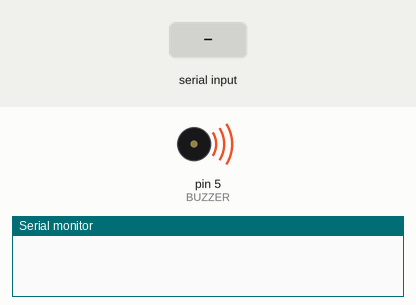
Simulated run of this sketch. Board: Arduino Uno, built with avr-gcc and run on an emulated ATmega328P. Shown: buzzer (waves = sounding), the last lines printed to the serial monitor. Inputs (shaded band) come from the test bench.

Above: at 2.9 s.
3.0 s: "d" received over Serial
At 3.5 s:
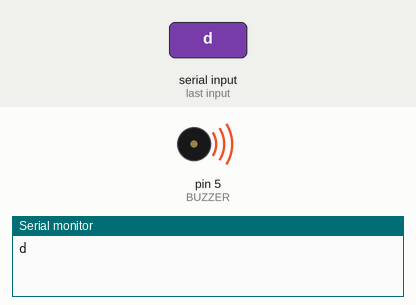
4.5 s: "e" received over Serial
At 5.5 s:
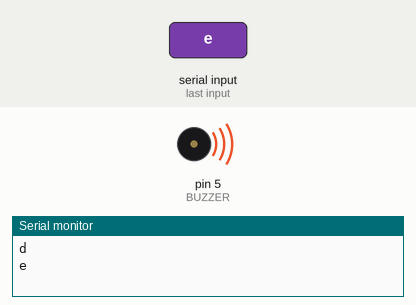
Timing chart, 0 to 7.5 s (numbered marks = the images above; inputs shaded):
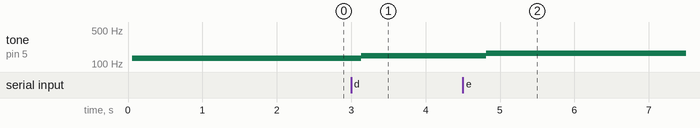

Measured:
- after the input at 3.0 s, tone on pin 5 (BUZZER): 130 Hz → 147 Hz after 0.14 s
- after the input at 4.5 s, tone on pin 5 (BUZZER): 147 Hz → 165 Hz after 0.32 s

The sketch:

tone_generation.ino
```cpp
#define BUZZER 5
#define FREQ_C 261
#define FREQ_D 294
#define FREQ_E 330
#define FREQ_F 349
#define FREQ_G 392
#define FREQ_A 440
#define FREQ_B 494
// ode of joy eefg gfed ccde edd

void setup() {
  Serial.begin(9600);
  pinMode(BUZZER, OUTPUT);
}

int getFreqFromChar(char c) {
  int freq;
  switch (c) {
    case 'c':
      freq = FREQ_C;
      break;
    case 'd':
      freq = FREQ_D;
      break;
    case 'e':
      freq = FREQ_E;
      break;
    case 'f':
      freq = FREQ_F;
      break;
    case 'g':
      freq = FREQ_G;
      break;
    case 'a':
      freq = FREQ_A;
      break;
    case 'b':
      freq = FREQ_B;
      break;
    case ' ':
      freq = -2;
      break;
    default:
      freq = -1;
  }
  return freq;
}

void loop() {
  static int freq = FREQ_C;
  int pause = 0;
  if (Serial.available() > 0) {
    char freqCode = Serial.read();
    Serial.println(freqCode);
    int newFreq = getFreqFromChar(freqCode);
    if (newFreq > 0) {
      freq = newFreq;
    }
    if (newFreq == -2) {
      pause = 1;
    }

  }
  int periodInMicroSec = ((float)1 / freq) * 1000 * 1000;

  int go=50;
  while(go){
    if (!pause) {
      digitalWrite(BUZZER, HIGH);
      delayMicroseconds(periodInMicroSec);
    }

    digitalWrite(BUZZER, LOW);
    delayMicroseconds(periodInMicroSec);
    go--;
  }
}
```
